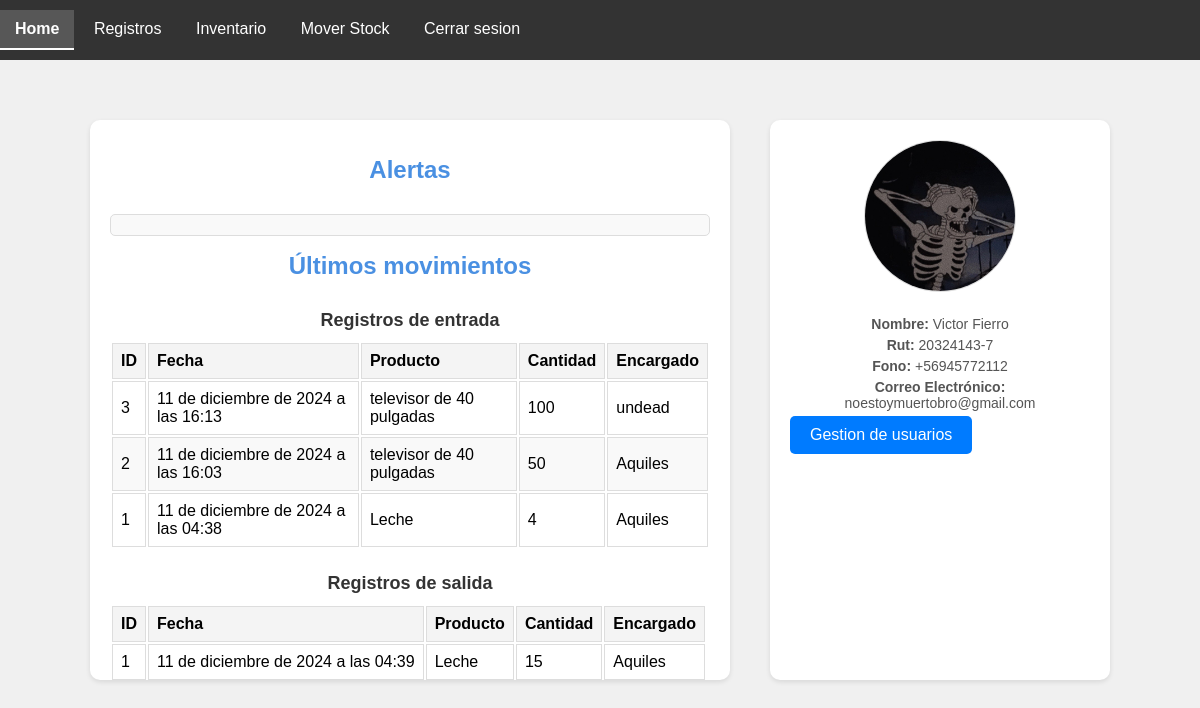
Page / (signed in) on the earlier database version.
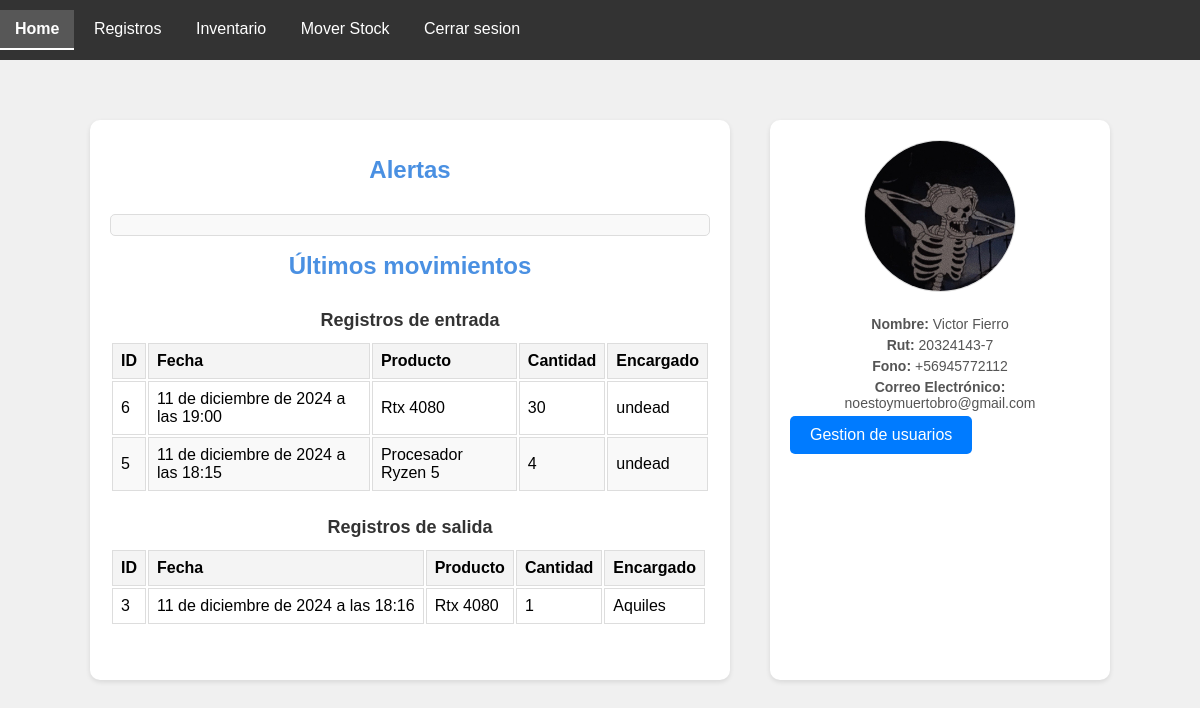
Same page on the later database version.
### crud/models.py (models this page shows, shortened)
class addMovements(models.Model):
    addmov_id=models.AutoField(primary_key=True)
    addmov_date=models.DateTimeField(auto_now_add=True)
    addmov_prodQuantity=models.PositiveIntegerField()
    product=models.ForeignKey(product, on_delete=models.CASCADE, verbose_name=("product"), default=1)
    incharge=models.ForeignKey(Profile, on_delete=models.CASCADE, verbose_name=("profile"), default=1)

class product(models.Model):
    product_id=models.AutoField(primary_key=True)
    product_name=models.CharField(max_length=50)
    product_image=models.ImageField()
    product_stock=models.PositiveIntegerField()
    product_price=models.PositiveIntegerField()
    product_desc=models.CharField(max_length=50)
    storage=models.ForeignKey(storage, on_delete=models.CASCADE, verbose_name=("storage"), default=1)

class removeMovements(models.Model):
    removemov_id=models.AutoField(primary_key=True)
    removemov_date=models.DateTimeField(auto_now_add=True)
    removemov_prodQuantity=models.PositiveIntegerField()
    product=models.ForeignKey(product, on_delete=models.CASCADE, verbose_name=("product"), default=1)
    incharge=models.ForeignKey(Profile, on_delete=models.CASCADE, verbose_name=("profile"), default=1)

### registerlogin/models.py (models this page shows, shortened)
class Profile(models.Model):
    user=models.OneToOneField(User, on_delete=models.CASCADE, related_name="profile",verbose_name="Usuario")
    image=models.ImageField(default="users/usuario_defecto.jpg", upload_to="users/",verbose_name="Imagen de perfil")
    rut=models.CharField(max_length=12,null=True,blank=True,verbose_name="Rut")
    name=models.CharField(max_length=50,null=True,blank=True,verbose_name="Nombre")
    email=models.EmailField(max_length=254, verbose_name="Correo")
    telephone=models.CharField(max_length=150,null=True,blank=True,verbose_name="Telefono")
    class Meta:
        verbose_name="perfil"
        verbose_name_plural="perfiles"
        ordering=["-id"]

### core/views.py (the view)
# urls.py: 2. Add a URL to urlpatterns:  path('', views.home, name='home')
def home(request):
    lastInMovements = addMovements.objects.all().order_by('-addmov_id')[:5]
    lastOutMovements = removeMovements.objects.all().order_by('-removemov_id')[:5]
    critical = product.objects.filter(product_stock__lt=5)
    user_profile = None
    if request.user.is_authenticated:  # Verifica si el usuario está autenticado
        user_profile = Profile.objects.filter(user=request.user)
    return render(request, "core/home.html", {
        "inmov": lastInMovements,
        "outmov": lastOutMovements,
        "criticalStock": critical,
        "userprofile":user_profile
    })

### core/templates/core/home.html (shortened to what this page needs)
{% extends "core/base.html" %}
{% load static %}
{% block content %}
<div class="main-content">
    <div class="left-panel">
        <h1>Alertas</h1>
        <ul>
        </ul>
        <h1>Últimos movimientos</h1>
        <h4>Registros de entrada</h4>
        <table>
            <thead>
                <tr>
                    <th>ID</th>
                    <th>Fecha</th>
                    <th>Producto</th>
                    <th>Cantidad</th>
                    <th>Encargado</th>
                </tr>
            </thead>
            <tbody>
                {% if inmov %}
                    {% for registro in inmov %}
                        <tr>
                            <td>{{ registro.addmov_id }}</td>
                            <td>{{ registro.addmov_date }}</td>
                            <td>{{ registro.product.product_name }}</td>
                            <td>{{ registro.addmov_prodQuantity }}</td>
                            <td>{{ registro.incharge.user.username}}</td>
                        </tr>
                    {% endfor %}
                {% else %}
                    <tr>
                        <td colspan="5">No hay registros disponibles.</td>
                    </tr>
                {% endif %}
            </tbody>
        </table>
        <h4>Registros de salida</h4>
        <table>
            <thead>
                <tr>
                    <th>ID</th>
                    <th>Fecha</th>
                    <th>Producto</th>
                    <th>Cantidad</th>
                    <th>Encargado</th>
                </tr>
            </thead>
            <tbody>
                {% if outmov %}
                    {% for registro in outmov %}
                        <tr>
                            <td>{{ registro.removemov_id }}</td>
                            <td>{{ registro.removemov_date }}</td>
                            <td>{{ registro.product.product_name }}</td>
                            <td>{{ registro.removemov_prodQuantity }}</td>
                            <td>{{ registro.incharge.user.username}}</td>
                        </tr>
                    {% endfor %}
                {% else %}
                    <tr>
                        <td colspan="5">No hay registros disponibles.</td>
                    </tr>
                {% endif %}
            </tbody>
        </table>
    </div>
    <div class="right-panel">
        {% if request.user.is_authenticated %}
        <img src={{userprofile.0.image.url}} alt="Foto de perfil">
        <p><strong>Nombre:</strong> {{ userprofile.0.name }}</p>
        <p><strong>Rut:</strong> {{ userprofile.0.rut }}</p>
        <p><strong>Fono:</strong> {{ userprofile.0.telephone }}</p>
        <p><strong>Correo Electrónico:</strong> {{ userprofile.0.email }}</p>
        {% endif %}
        <div class="button-container">
            <a class="button" href={% url 'usermanage'%}>Gestion de usuarios</a>
        </div>
    </div>
{% endblock %}

### core/templates/core/base.html (shortened to what this page needs)
{% load static %}
<!DOCTYPE html>
<html lang="en">
<head>
    <link rel="stylesheet" href="{% static 'core/css/styleaddproduc.css' %}">
    <link rel="stylesheet" href="{% static 'core/css/stylemovproduc.css' %}">
    <link rel="stylesheet" href="{% static "core/css/stylerecords.css" %}">
    <link rel="stylesheet" href="{% static "core/css/styles.css" %}">
    <link rel="stylesheet" href="{% static 'core/css/styleshome.css' %}">
    <link rel="stylesheet" href="{% static 'core/css/styleinventory.css' %}">
    <link rel="stylesheet" href="{% static "core/css/stytleconfirmremove.css" %}">
</head>
<body>
    <nav class="navbar">
        <a href="/" class="{% if request.path == '/' %}active{% endif %}">Home</a>
        <a href="/records" class="{% if request.path == '/records' %}active{% endif %}">Registros</a>
        <a href="/inventory" class="{% if request.path == '/inventory' %}active{% endif %}">Inventario</a>
        <a href="/movestock" class="{% if request.path == '/movestock' %}active{% endif %}">Mover Stock</a>
        {% if request.user.is_authenticated %}
        <a class="nav-link" href={% url 'logout' %}>Cerrar sesion</a>
        {% else %}
        <a class="nav-link" href={% url 'login'%}>Iniciar sesión</a>
        {% endif %}
    </nav>
    {% if request.user.is_authenticated %}
    {% block content %}
    {% endblock content %}
    {% else %}
    {% block logincontent %}
    {% endblock logincontent %}
    {% endif %}
</body>
</html>

### core/static/core/css/styleaddproduc.css (style rules this page uses)
h1 { text-align: center; margin-bottom: 30px; font-size: 24px; color: #4a90e2; }

### core/static/core/css/stylemovproduc.css (style rules this page uses)
h1 { text-align: center; margin-bottom: 30px; font-size: 24px; color: #4a90e2; }

### core/static/core/css/styles.css (style rules this page uses)
body { font-family: Arial, sans-serif; margin: 0; height: 100vh; background-color: #f0f0f0; display: flex; flex-direction: column; align-items: center; justify-content: center; }
.navbar { background-color: #333; overflow: hidden; width: 100%; padding: 10px 0; position: absolute; top: 0; }
.navbar a { color: white; text-decoration: none; padding: 10px 15px; text-align: center; display: inline-block; }
.navbar a.active { background-color: #575757; font-weight: bold; border-bottom: 2px solid #fff; }
.button-container { display: flex; gap: 20px; }
a.button { padding: 10px 20px; font-size: 16px; border-radius: 5px; text-decoration: none; color: white; background-color: #007BFF; transition: background-color 0.3s; text-align: center; }

### core/static/core/css/styleshome.css (style rules this page uses)
h4 { font-size: 18px; font-weight: bold; margin-bottom: 10px; }
p { margin: 5px 0; }
.main-content { width: 85%; height: 70%; display: flex; justify-content: space-between; gap: 40px; }
.left-panel { width: 80%; padding: 20px; background-color: #fff; box-shadow: 0 2px 5px rgba(0, 0, 0, 0.1); border-radius: 10px; text-align: center; }
.left-panel h4 { text-align: center; color: #333; }
.left-panel ul { list-style-type: none; padding: 0; margin: 0; border: 1px solid #ddd; border-radius: 5px; padding: 10px; background-color: #f9f9f9; }
.right-panel { width: 40%; padding: 20px; background-color: #fff; box-shadow: 0 2px 5px rgba(0, 0, 0, 0.1); border-radius: 10px; text-align: center; }
.right-panel img { border-radius: 50%; border: 1px solid #ddd; margin-bottom: 15px; width: 150px; height: 150px; object-fit: cover; }
.right-panel p { font-size: 14px; color: #555; }

### core/static/core/css/styleinventory.css (style rules this page uses)
h4 { font-size: 18px; font-weight: bold; margin-bottom: 10px; }
p { margin: 5px 0; }

### core/templates/core/home.html (style rules this page uses)
th, td { border: 1px solid #ddd; padding: 8px; text-align: left; }
th { background-color: #f4f4f4; }
tbody tr:nth-child(even) { background-color: #f9f9f9; }

Differences in the rows shown:
removed addMovements: addmov_id "3", addmov_date "11 de diciembre de 2024 a las 16:13", product.product_name "televisor de 40 pulgadas", addmov_prodQuantity "100", incharge.user.username "undead"
removed addMovements: addmov_id "2", addmov_date "11 de diciembre de 2024 a las 16:03", product.product_name "televisor de 40 pulgadas", addmov_prodQuantity "50", incharge.user.username "Aquiles"
removed addMovements: addmov_id "1", addmov_date "11 de diciembre de 2024 a las 04:38", product.product_name "Leche", addmov_prodQuantity "4", incharge.user.username "Aquiles"
removed removeMovements: removemov_id "1", removemov_date "11 de diciembre de 2024 a las 04:39", product.product_name "Leche", removemov_prodQuantity "15", incharge.user.username "Aquiles"
added addMovements: addmov_id "6", addmov_date "11 de diciembre de 2024 a las 19:00", product.product_name "Rtx 4080", addmov_prodQuantity "30", incharge.user.username "undead"
added addMovements: addmov_id "5", addmov_date "11 de diciembre de 2024 a las 18:15", product.product_name "Procesador Ryzen 5", addmov_prodQuantity "4", incharge.user.username "undead"
added removeMovements: removemov_id "3", removemov_date "11 de diciembre de 2024 a las 18:16", product.product_name "Rtx 4080", removemov_prodQuantity "1", incharge.user.username "Aquiles"
